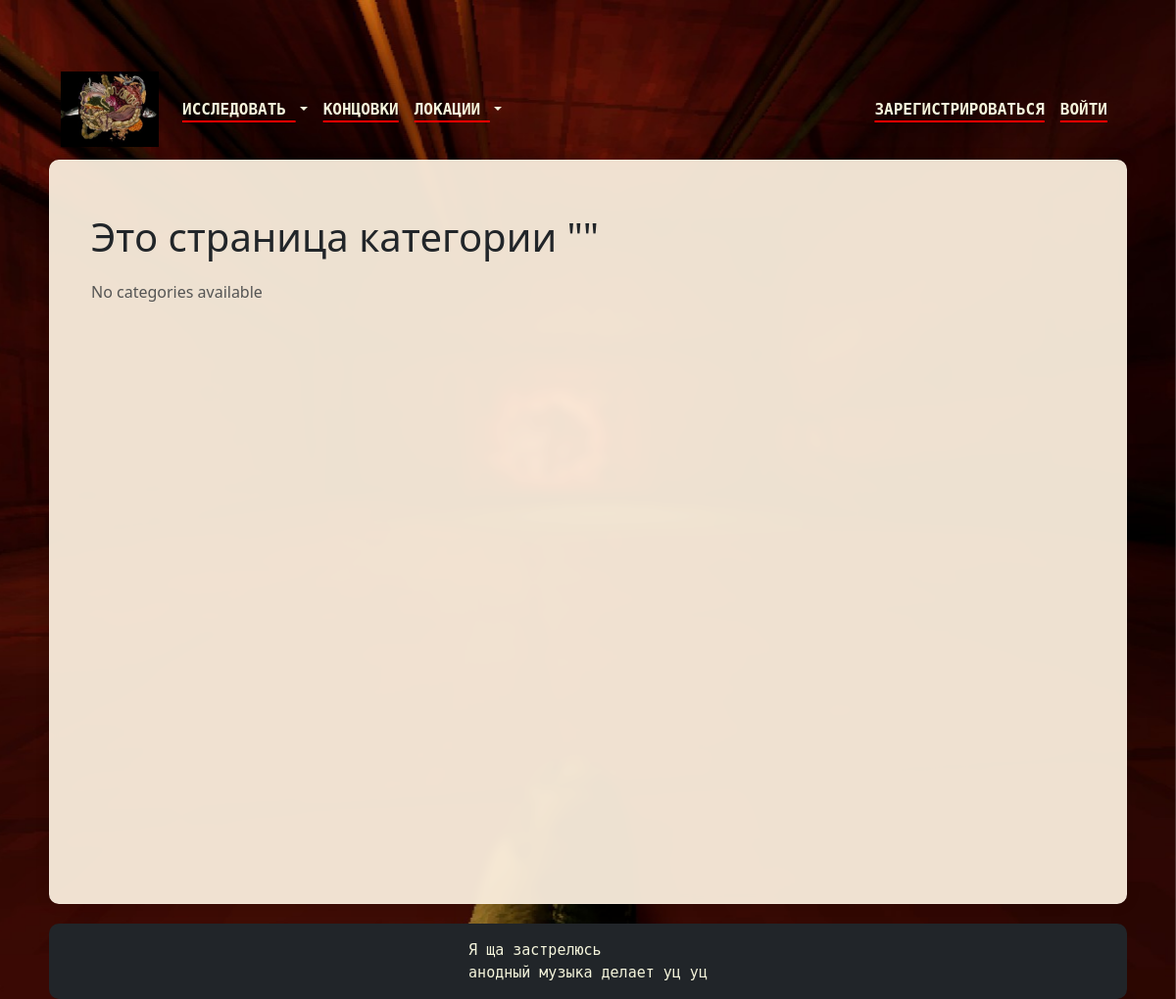
Page /categories/1 on the earlier database version.
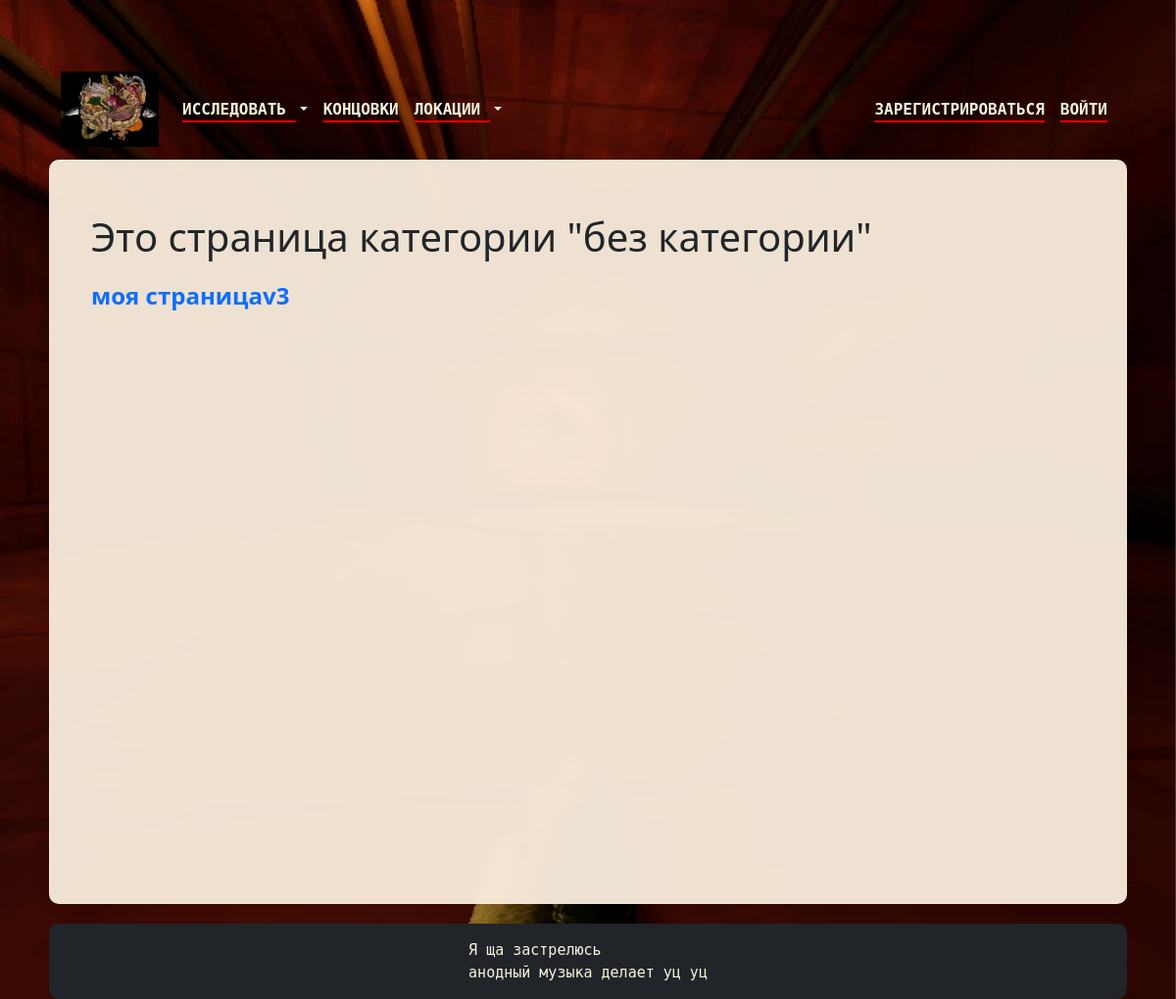
Same page on the later database version.
### data/categories.py (models this page shows, shortened)
class Category(SqlAlchemyBase, UserMixin, SerializerMixin):
    __tablename__ = "categories"
    id = sqlalchemy.Column(sqlalchemy.Integer, primary_key=True, autoincrement=True)
    name = sqlalchemy.Column(sqlalchemy.String(120), unique=True)
    pages = orm.relationship("Page",
                                  secondary="association",
                                  back_populates='categories')
    history_pages = orm.relationship("HistoryPage",
                                  secondary="history_association",
                                  back_populates='categories')

### data/pages.py (models this page shows, shortened)
class Page(SqlAlchemyBase, UserMixin, SerializerMixin):
    __tablename__ = "pages"
    id = sqlalchemy.Column(sqlalchemy.Integer, primary_key=True, autoincrement=True)
    title = sqlalchemy.Column(sqlalchemy.String(120), unique=True)
    content = sqlalchemy.Column(sqlalchemy.Text, nullable=True)
    last_modified_user_id = sqlalchemy.Column(sqlalchemy.Integer, sqlalchemy.ForeignKey("users.id"))
    modified_date = sqlalchemy.Column(sqlalchemy.DateTime, default=datetime.datetime.now)
    categories = orm.relationship("Category",
                                  secondary="association", back_populates="pages")
    history_versions = orm.relationship("HistoryPage", back_populates='page')

### main.py (the view)
@categories.route('/categories/<id_slug:id>')
def show_category(id):
    db_sess = db_session.create_session()
    ctg = db_sess.query(Category).filter(Category.id == id).first()
    return render_template('category.html', category=ctg)

### data/db_session.py (called while the page is built)
def create_session() -> Session:
    global __factory
    return __factory()

### data/slug_conventer.py (called while the page is built)
    def to_python(self, value):
        id, slug = (value.split('/') + [None])[:2]
        return int(id)

    def to_url(self, value):
        raw = str(value) if self.attr is None else getattr(value, self.attr, '')
        slug = slugify(raw)[:self.length].rstrip('-')
        return '{}/{}'.format(value.id, slug).rstrip('/')

### templates/category.html (shortened to what this page needs)
{% extends 'base.html' %}
{% block content %}
<div class="container">
    <h1 class="my-4">Это страница категории "{{ category.name }}"</h1>
    <ul class="list-unstyled" style="line-height: 1.0;">
        {% for page in category.pages%}
        <li class="mb-4">
            <a href="{{ url_for('pages.show_page', id=page) }}"
               class="text-decoration-none"
               style="font-size: 1.5rem;">
                <strong>{{ page.title }}</strong>
            </a>
        </li>
        {% else %}
        <li class="text-muted">No categories available</li>
        {% endfor %}
    </ul>
</div>
{% endblock content %}

Differences in the rows shown:
added Category: name "без категории"
added Page: title "моя страницаv3"
Other differences:
text no longer shown: "No categories available"
